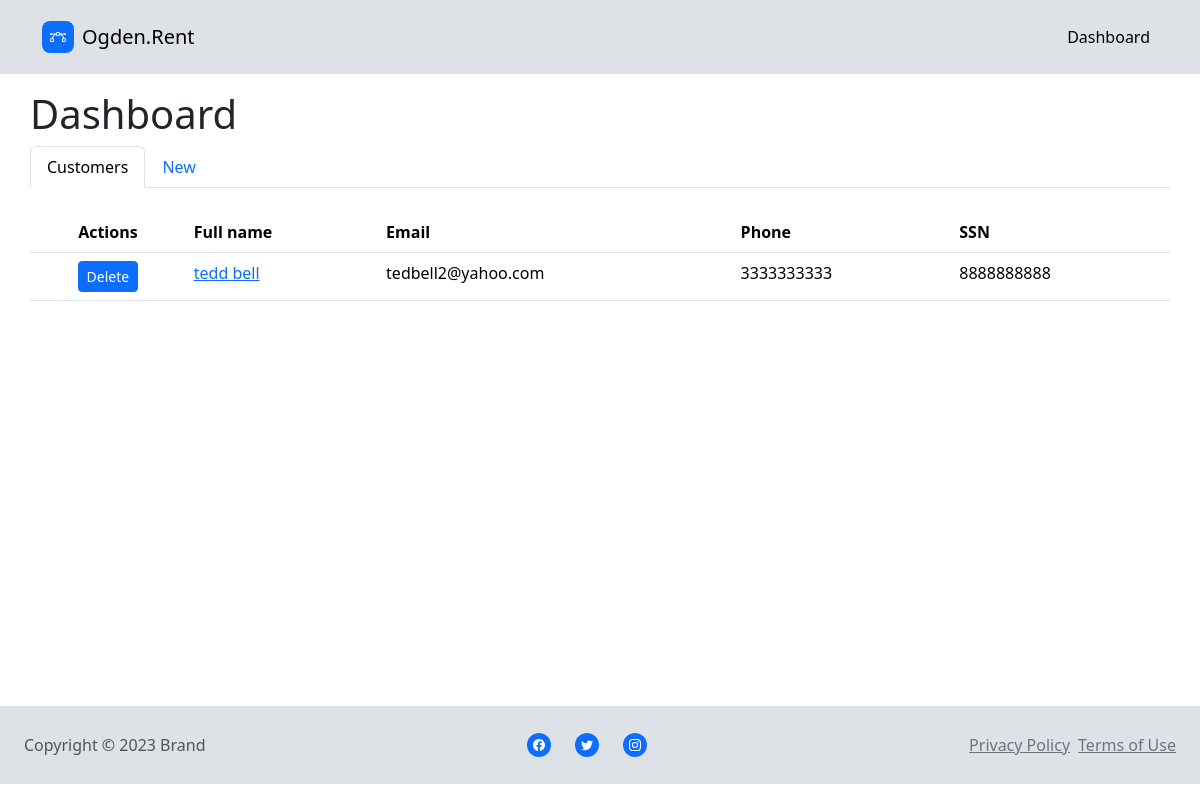
Page /dashboard on the earlier database version.
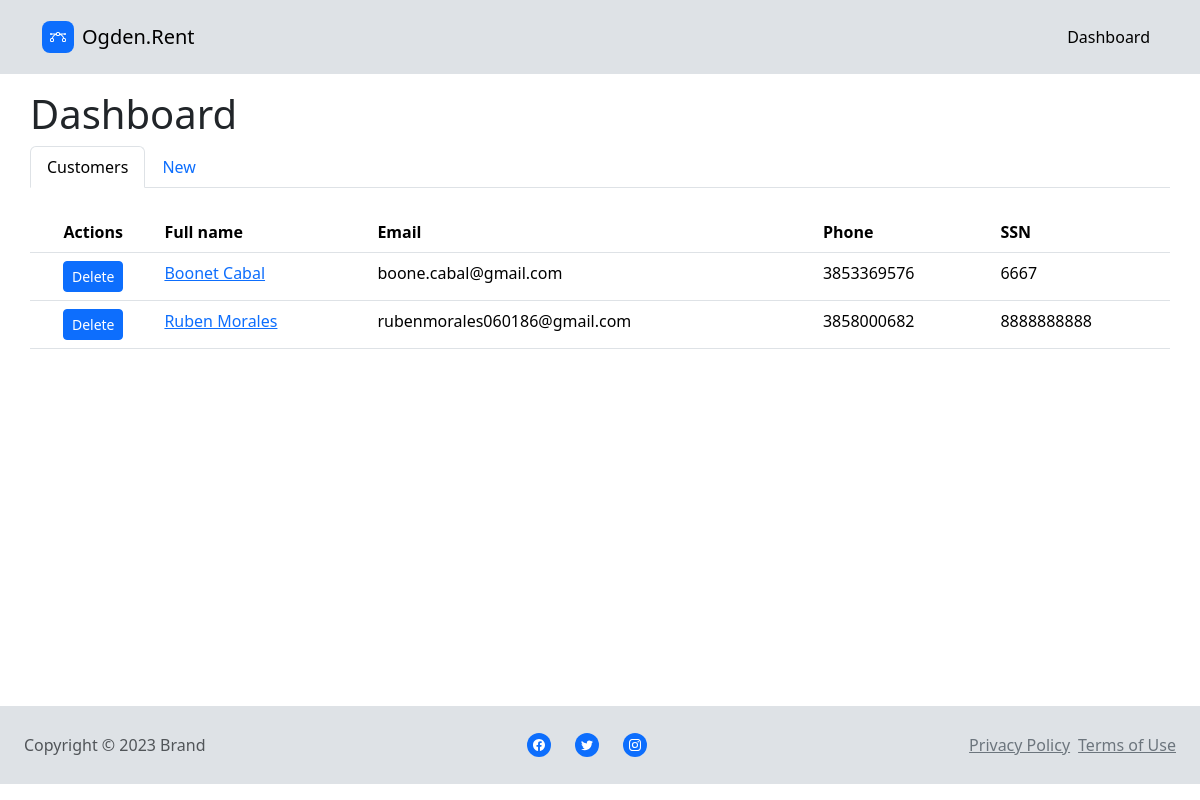
Same page on the later database version.
### models.py (models this page shows, shortened)
class Customer(db.Model):
    __tablename__ = 'customers'
    id = db.Column(db.Integer, primary_key=True)
    first_name = db.Column(db.String(64))
    last_name = db.Column(db.String(64))
    dob = db.Column(db.DateTime, index=True, default=datetime.utcnow)
    phone = db.Column(db.String(64))
    ssn = db.Column(db.String(64))
    email = db.Column(db.String(64))

### main/views.py (the view)
@main.route('/dashboard', methods=['GET', 'POST'])
def dashboard():
   customers = Customer.query.all()
   return render_template('dashboard.html', customers=customers)

### main/__init__.py (called while the page is built)
@main.app_context_processor
def inject_permissions():
    return dict(Permission=Permission)

### templates/dashboard.html (shortened to what this page needs)
{% extends "base.html" %}
{% block head %}
  {{ super() }}
  <link rel="stylesheet" href="{{ url_for('static', filename='css/Navbar-Centered-Links-icons.css') }}">
  <link rel="stylesheet" href="{{ url_for('static', filename='css/styles.css') }}">
{% endblock %}
{% block navbar %}
<nav class="navbar navbar-light navbar-expand-md py-3 main-menu">
	<div class="container">
		<a class="navbar-brand d-flex align-items-center" href="{{ url_for('main.index') }}">
			<span class="bs-icon-sm bs-icon-rounded bs-icon-primary d-flex justify-content-center align-items-center me-2 bs-icon">
			</span>
			<span class="fs-5">Ogden.Rent</span>
		</a>
		<div class="collapse navbar-collapse" id="navcol-3">
			<ul class="navbar-nav ms-auto">
				<li class="nav-item">
					<a class="nav-link active fs-6" href="{{ url_for('main.dashboard') }}">Dashboard</a>
				</li>
			</ul>
		</div>
	</div>
</nav>
{% endblock %}
{% block app_content %}
<div class="container dash-content">
    <h2 class="display-6 dash-heading">Dashboard</h2>
    <div class="row">
        <div class="col">
            <div>
                <ul class="nav nav-tabs" role="tablist">
                    <li class="nav-item" role="presentation"><a class="nav-link active" role="tab" data-bs-toggle="tab" href="#tab-1">Customers</a></li>
                    <li class="nav-item" role="presentation"><a class="nav-link" role="tab" data-bs-toggle="tab" href="#tab-2">New</a></li>
                </ul>
                <div class="tab-content">
                    <div class="tab-pane active" role="tabpanel" id="tab-1">
                        <div class="dash-customer-listing">
                            <div class="table-responsive">
                                <table class="table">
                                    <thead>
                                        <tr>
                                            <th style="text-align: center;">Actions</th>
                                            <th>Full name</th>
                                            <th>Email</th>
                                            <th><br>Phone</th>
                                            <th>SSN</th>
                                        </tr>
                                    </thead>
                                    <tbody>
                                        {% for c in customers %}
                                        <tr>
                                            <td class="dash-centered">
                                                <button id="{{ "btn-submit-%d" % c.id }}" class="btn btn-primary btn-sm">Delete</button>
                                            </td>
                                            <td><a href="{{ url_for('main.edit_customer', customer_id=c.id) }}">{{ c.first_name + ' ' + c.last_name }}</a></td>
                                            <td>{{ c.email }}</td>
                                            <td>{{ c.phone }}</td>
                                            <td>{{ c.ssn }}</td>
                                        {% endfor %}
                                </table>
                            </div>
                        </div>
                    </div>
                </div>
            </div>
        </div>
    </div>
</div>
{% endblock %}
{% block footer %}
<div class="container-fluid d-flex flex-fill dash-footer">
  <div class="row float-end d-xl-flex align-items-center align-items-xl-center dash-footer-row">
      <div class="col-12 d-flex d-sm-flex d-md-flex d-lg-flex d-xl-flex d-xxl-flex align-self-center dash-footer-col">
          <p class="text-muted d-none d-print-flex d-sm-flex d-md-flex d-lg-flex d-xl-flex d-xxl-flex align-items-center align-content-center my-2 bg-color-footer">Copyright&nbsp;© 2023 Brand</p>
          <ul class="list-inline text-center d-flex d-print-flex d-sm-flex d-md-flex d-lg-flex d-xl-flex d-xxl-flex flex-grow-1 justify-content-center align-items-center justify-content-sm-end align-items-sm-center flex-md-grow-1 justify-content-md-end justify-content-lg-center my-2">
              <li class="list-inline-item me-4">
                  <div class="bs-icon-circle bs-icon-primary bs-icon"></div>
              </li>
              <li class="list-inline-item me-4">
                  <div class="bs-icon-circle bs-icon-primary bs-icon"></div>
              </li>
              <li class="list-inline-item">
                  <div class="bs-icon-circle bs-icon-primary bs-icon"></div>
              </li>
          </ul>
          <ul class="list-inline d-none d-sm-none d-md-none d-lg-flex d-xl-flex d-xxl-flex justify-content-center align-items-center my-2">
              <li class="list-inline-item"><a class="link-secondary" href="#">Privacy Policy</a></li>
              <li class="list-inline-item"><a class="link-secondary" href="#">Terms of Use</a></li>
          </ul>
      </div>
  </div>
</div>
{% endblock %}

### templates/base.html (shortened to what this page needs)
<!doctype html>
<html lang="en">
    <head>
        {% block head %}
        {% block styles %}
            {{ bootstrap.load_css() }}
        {% endblock %}
        {% endblock %}
    </head>
    <body>
        {% block navbar %}{% endblock %}
        {% block content %}
            {% block app_content %}{% endblock %}
        {% endblock %}
        {% block footer %}{% endblock %}
    </body>
</html>

### static/css/styles.css (style rules this page uses)
.main-menu { background: var(--bs-border-color); border-color: #d1d5de; padding: 0; }
.dash-content { height: 79vh; padding-right: 0; padding-left: 0; padding-top: 1rem; padding-bottom: 1rem; background: white; }
.dash-footer { background: var(--bs-border-color); height: 78px; padding-right: 1.5rem; padding-left: 1.5rem; }
.dash-footer-row { width: 100%; margin-right: 0; margin-left: 0; }
.dash-centered { text-align: center; }
.index-footer-col, .dash-footer-col { width: 100%; padding-left: 0; padding-right: 0; }
.bg-color-footer { border-color: rgba(0,0,0,0.9); }

Differences in the rows shown:
removed Customer: first_name+last_name "tedd bell", email "tedbell2@yahoo.com", phone "3333333333", ssn "8888888888"
added Customer: first_name+last_name "Boonet Cabal", email "boone.cabal@gmail.com", phone "3853369576", ssn "6667"
added Customer: first_name+last_name "Ruben Morales", email "rubenmorales060186@gmail.com", phone "3858000682", ssn "8888888888"
